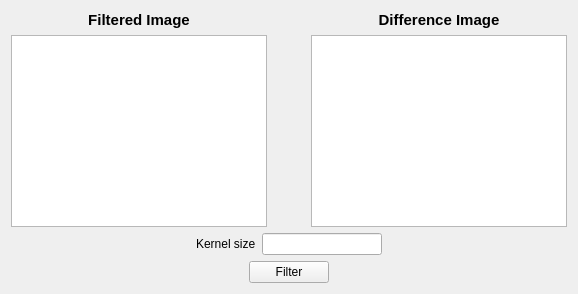
      <widget class="QWidget" name="tab_7">
       <attribute name="title">
        <string>Filter Fourier</string>
       </attribute>
       <layout class="QGridLayout" name="gridLayout_10">
        <item row="0" column="0">
         <layout class="QHBoxLayout" name="horizontalLayout_29">
          <item>
           <layout class="QVBoxLayout" name="verticalLayout_36">
            <item>
             <widget class="QLabel" name="label_FourierFiltered_4">
              <property name="font">
               <font>
                <pointsize>11</pointsize>
                <weight>75</weight>
                <bold>true</bold>
               </font>
              </property>
              <property name="text">
               <string>Filtered Image</string>
              </property>
              <property name="alignment">
               <set>Qt::AlignCenter</set>
              </property>
             </widget>
            </item>
            <item>
             <widget class="QGraphicsView" name="Fourier_Filtered"/>
            </item>
           </layout>
          </item>
          <item>
           <spacer name="verticalSpacer_13">
            <property name="orientation">
             <enum>Qt::Vertical</enum>
            </property>
            <property name="sizeHint" stdset="0">
             <size>
              <width>38</width>
              <height>58</height>
             </size>
            </property>
           </spacer>
          </item>
          <item>
           <layout class="QVBoxLayout" name="verticalLayout_37">
            <item>
             <widget class="QLabel" name="label_DifferenceImage_">
              <property name="font">
               <font>
                <pointsize>11</pointsize>
                <weight>75</weight>
                <bold>true</bold>
               </font>
              </property>
              <property name="text">
               <string>Difference Image</string>
              </property>
              <property name="alignment">
               <set>Qt::AlignCenter</set>
              </property>
             </widget>
            </item>
            <item>
             <widget class="QGraphicsView" name="Difference_Image"/>
            </item>
           </layout>
          </item>
         </layout>
        </item>
        <item row="1" column="0">
         <layout class="QHBoxLayout" name="horizontalLayout_30">
          <item>
           <spacer name="horizontalSpacer_37">
            <property name="orientation">
             <enum>Qt::Horizontal</enum>
            </property>
            <property name="sizeHint" stdset="0">
             <size>
              <width>40</width>
              <height>20</height>
             </size>
            </property>
           </spacer>
          </item>
          <item>
           <layout class="QHBoxLayout" name="horizontalLayout_31">
            <item>
             <widget class="QLabel" name="label_kernelsize_6">
              <property name="text">
               <string>Kernel size</string>
              </property>
             </widget>
            </item>
            <item>
             <widget class="QLineEdit" name="kernelsizeftt"/>
            </item>
           </layout>
          </item>
          <item>
           <spacer name="horizontalSpacer_38">
            <property name="orientation">
             <enum>Qt::Horizontal</enum>
            </property>
            <property name="sizeHint" stdset="0">
             <size>
              <width>40</width>
              <height>20</height>
             </size>
            </property>
           </spacer>
          </item>
         </layout>
        </item>
        <item row="2" column="0">
         <layout class="QGridLayout" name="gridLayout_8">
          <item row="0" column="0">
           <spacer name="horizontalSpacer_39">
            <property name="orientation">
             <enum>Qt::Horizontal</enum>
            </property>
            <property name="sizeHint" stdset="0">
             <size>
              <width>40</width>
              <height>20</height>
             </size>
            </property>
           </spacer>
          </item>
          <item row="0" column="1">
           <widget class="QPushButton" name="frrfilterbtn">
            <property name="text">
             <string>Filter</string>
            </property>
           </widget>
          </item>
          <item row="0" column="2">
           <spacer name="horizontalSpacer_40">
            <property name="orientation">
             <enum>Qt::Horizontal</enum>
            </property>
            <property name="sizeHint" stdset="0">
             <size>
              <width>40</width>
              <height>20</height>
             </size>
            </property>
           </spacer>
          </item>
         </layout>
        </item>
       </layout>
      </widget>
